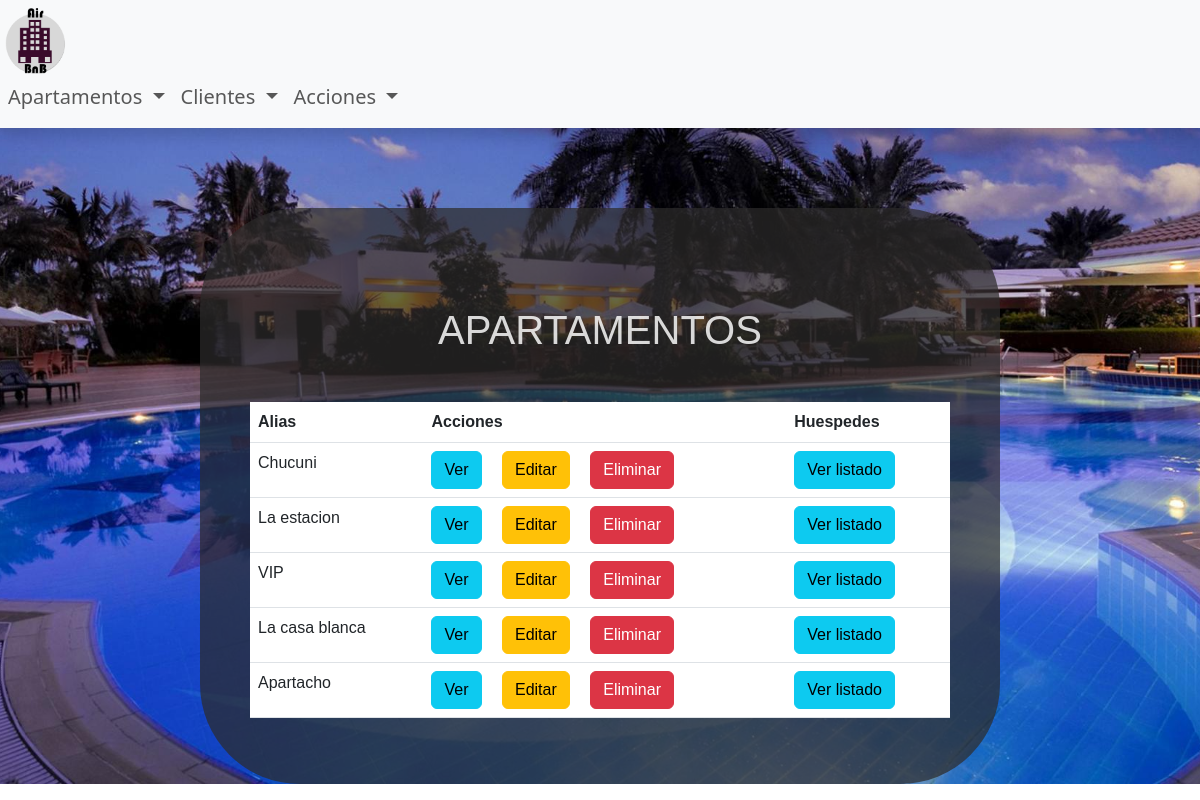
The page /proyectoFinalPoster/index.php on the database its author committed.
### tables this page shows
CREATE TABLE `apartamento` (
  `id_apartamento` int(11) NOT NULL,
  `alias` varchar(50) NOT NULL,
  `direccion` varchar(50) NOT NULL,
  `cantidadCamas` int(11) NOT NULL,
  `capacidad` int(11) NOT NULL,
  `precioDia` double NOT NULL,
  `cantDiasAlquilado` int(11) NOT NULL
);

### proyectoFinalPoster/controllers/ApartamentoController.php (called while the page is built, shortened)
<?php
class ApartamentoController{
    public function __construct(){
        require_once "models/Apartamento.php";
    }
    public function index(){
        $apartamento = new Apartamento();
        $data["titulo"] = "APARTAMENTOS";
        $data["apartamentos"] = $apartamento->listar();
        require_once "views/apartamentos/index.php";
    }
}
?>

### proyectoFinalPoster/config/Conexion.php (called while the page is built, shortened)
<?php
class Conexion{
    public static function conectar(){
        $conexion = new mysqli("localhost", "root", "", "dbInformacion");
        return $conexion;
    }
}
?>

### proyectoFinalPoster/models/Apartamento.php (called while the page is built, shortened)
<?php
class Apartamento{
    private $db;
    private $apartamentos;
    public function __construct(){
        $this->db = Conexion::conectar();
        $this->apartamentos = [];
    }
    public function listar(){
        $sql = "SELECT *
                FROM apartamento";
    $resultado = $this->db->query($sql);
        while($row = $resultado->fetch_assoc()){
            $this->apartamentos[] = $row;
        }
        return $this->apartamentos;
    }
}
?>

### proyectoFinalPoster/views/apartamentos/index.php (the view)
<?php require_once "views/shared/header.php"; ?>
    <div class="container">
        <h1 class="text-center my-5"><?= $data["titulo"] ?></h1>
        <table class="table table-hover">
            <thead>
                <tr>
                    <th>Alias</th>
                    <th>Acciones</th>
                    <th>Huespedes</th>
                </tr>
            </thead>
            <tbody>
                <?php foreach($data['apartamentos'] as $apartamento) {?>
                    <tr>
                        <td><?= $apartamento['alias']?></td>
                        <td>
                            <?= "<a href='index.php?controlador=apartamento&accion=view&id=" . $apartamento['id_apartamento'] . "' class='btn btn-info me-3'>Ver</a>" ?>
                            <?= "<a href='index.php?controlador=apartamento&accion=edit&id=" . $apartamento['id_apartamento'] . "' class='btn btn-warning me-3'>Editar</a>" ?>
                            <?= "<a href='index.php?controlador=apartamento&accion=delete&id=" . $apartamento['id_apartamento'] . "' class='btn btn-danger'>Eliminar</a>" ?>
                        </td>
                        <td><a href="index.php?controlador=cliente&accion=listarClientes&id=<?= $apartamento['id_apartamento']?>" class="btn btn-info">Ver listado</a></td>
                    </tr>
                <?php }?>
            </tbody>
        </table>
    </div>
<?php require_once "views/shared/footer.php"; ?>

### proyectoFinalPoster/assets/css/Iaptos.css (style rules this page uses)
* { box-sizing: border-box; color: #ffffffc0; }
body { background-image: url('../../imagenes/i.jpg'); background-position: center center; background-repeat: no-repeat; height: auto; width: auto; background-size: cover ; animation: animacionondas 45s infinite; }
.container { width: 800px; background: #2c2a2ab6; padding: 50px; margin: auto; margin-top: 80px; border-radius: 100px; font-family: Helvetica; color: rgba(255, 255, 255, 0.829); border-color: #24303c; float: center; }

### rows shown on the page
apartamento: alias "Chucuni"
apartamento: alias "La estacion"
apartamento: alias "VIP"
apartamento: alias "La casa blanca"
apartamento: alias "Apartacho"

### other values the page prints
$data["titulo"] "APARTAMENTOS"
